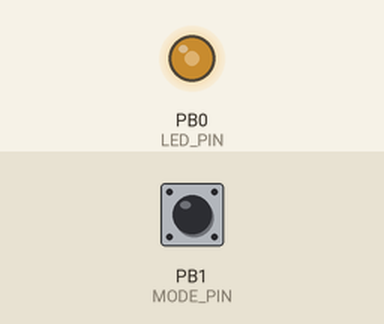
This sketch was run on a simulated ATtiny85, built with avr-gcc and run on an emulated ATtiny85. On the bench: output pins drawn as LEDs (lit = HIGH). The test bench sets the inputs (shaded band); at power-on: PB1 (MODE_PIN) HIGH. Random numbers use the default seed unless the sketch sets one.

Above: at 1.2 s.
1.3 s: PB1 (MODE_PIN) pulled LOW for 3.2 s
At 1.61 s:
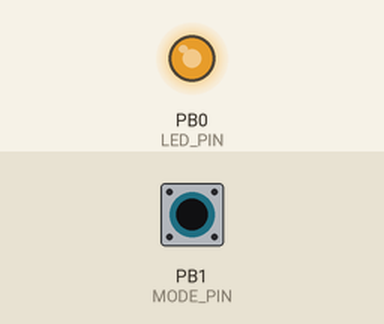
At 8.1 s:
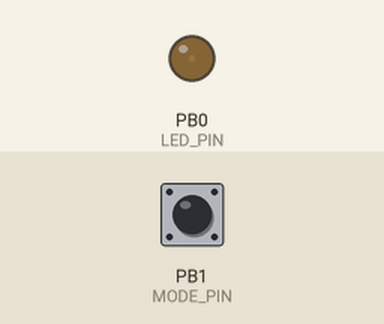
Timing chart, 0 to 12.9 s (numbered marks = the images above; inputs shaded):
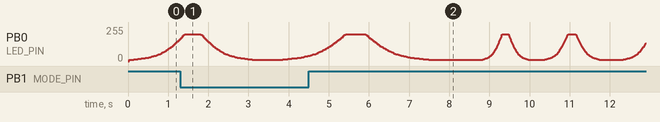

The sketch:

christmasLedString.ino
```cpp
// (licence header left out)
#include <avr/pgmspace.h>

#define LED_PIN     0
#define MODE_PIN    1
#define STEPS       128

// Basic settings
unsigned long STANDARD_CYCLE = 5000;    // ms
float STANDARD_PAUSE_FRAC = 0.1;        // 10% basic pause
uint8_t MIN_PWM = 8;                    // LED ember glow
uint8_t MAX_PWM = 200;                  // fixed max PWM (to prevent too much current to ledstring)

// Random mode settings
unsigned long RANDOM_CYCLE_MIN = 1000;  // 1 sec
unsigned long RANDOM_CYCLE_MAX = 20000; // 20 sec
float RANDOM_PAUSE_BASE = 0.1;          // 10% basic pause

// Gaussian Look Up Table 128 steps
const uint8_t gaussianLUT[STEPS] PROGMEM = {
   8,  9,10,11,12,13,14,15,16,17,18,19,20,21,22,23,
  24,26,28,30,32,34,36,38,40,43,46,49,52,56,60,64,
  68,73,78,83,88,94,100,106,112,119,126,133,140,148,
  156,164,172,180,188,196,204,212,220,228,236,244,252,255,
  252,244,236,228,220,212,204,196,188,180,172,164,156,148,
  140,133,126,119,112,106,100,94,88,83,78,73,68,64,60,56,
  52,49,46,43,40,38,36,34,32,30,28,26,24,23,22,21,
  20,19,18,17,16,15,14,13,12,11,10,9
};

// Variables
uint8_t stepIndex = 0;
unsigned long prevMs = 0;
unsigned long stepInterval = 0;
unsigned long pauseMs = 0;
unsigned long cycleMs = STANDARD_CYCLE;
bool inPause = false;

// Function to calculate stepInterval and pause
void calcPause(unsigned long cycleTime, float baseFrac, unsigned long* stepIntervalOut, unsigned long* pauseMsOut) {
  float minFrac = 0.0;
  float maxFrac = min(1.0, 2*baseFrac); // ±100% of base
  float pauseFraction = random((int)(minFrac*10000), (int)(maxFrac*10000)+1)/10000.0;

  *pauseMsOut = cycleTime * pauseFraction;
  *stepIntervalOut = cycleTime * (1.0 - pauseFraction) / STEPS;
}

void setup() {
  pinMode(LED_PIN, OUTPUT);
  pinMode(MODE_PIN, INPUT_PULLUP);
  randomSeed(analogRead(0));

  // init standaard timing
  calcPause(STANDARD_CYCLE, STANDARD_PAUSE_FRAC, &stepInterval, &pauseMs);
}

void loop() {
  unsigned long now = millis();
  bool standardMode = !digitalRead(MODE_PIN); // LOW = standard, HIGH = random

  // Start new cycle at stepIndex==0 & not at pause
  if (stepIndex == 0 && !inPause) {
    if (standardMode) {
      cycleMs = STANDARD_CYCLE;
      calcPause(cycleMs, STANDARD_PAUSE_FRAC, &stepInterval, &pauseMs);
    } else {
      cycleMs = random(RANDOM_CYCLE_MIN, RANDOM_CYCLE_MAX + 1);
      calcPause(cycleMs, RANDOM_PAUSE_BASE, &stepInterval, &pauseMs);
    }
  }

  if (!inPause) {
    if (now - prevMs >= stepInterval) {
      prevMs = now;

      uint8_t pwm_val = pgm_read_byte(&gaussianLUT[stepIndex]);
      if (pwm_val < MIN_PWM) pwm_val = MIN_PWM;
      if (pwm_val > MAX_PWM) pwm_val = MAX_PWM; // vaste max PWM
      analogWrite(LED_PIN, pwm_val);

      stepIndex++;
      if (stepIndex >= STEPS) {
        stepIndex = 0;
        inPause = true;
        prevMs = now;
      }
    }
  } else {
    // pause: LED ember glow
    analogWrite(LED_PIN, MIN_PWM);
    if (now - prevMs >= pauseMs) {
      prevMs = now;
      inPause = false;
      stepIndex = 0; // nieuwe cyclus
    }
  }
}
```
